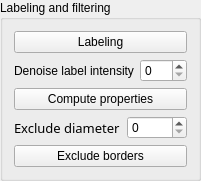
         <widget class="QGroupBox" name="groupBox_2">
          <property name="title">
           <string>Labeling and filtering</string>
          </property>
          <layout class="QVBoxLayout" name="verticalLayout_3">
           <item>
            <layout class="QHBoxLayout" name="horizontalLayout_8">
             <item>
              <widget class="QPushButton" name="ComputeLabels_bttn">
               <property name="sizePolicy">
                <sizepolicy hsizetype="Minimum" vsizetype="Fixed">
                 <horstretch>0</horstretch>
                 <verstretch>0</verstretch>
                </sizepolicy>
               </property>
               <property name="minimumSize">
                <size>
                 <width>96</width>
                 <height>0</height>
                </size>
               </property>
               <property name="maximumSize">
                <size>
                 <width>16777215</width>
                 <height>16777215</height>
                </size>
               </property>
               <property name="toolTip">
                <string>&lt;html&gt;&lt;head/&gt;&lt;body&gt;&lt;p&gt;&lt;span style=&quot; font-size:11pt;&quot;&gt;Perform determination of grain (labeling grains).&lt;/span&gt;&lt;/p&gt;&lt;/body&gt;&lt;/html&gt;</string>
               </property>
               <property name="text">
                <string>Labeling</string>
               </property>
               <property name="icon">
                <iconset>
                 <normaloff>../Traitement_stack/icons/run_icon.png</normaloff>../Traitement_stack/icons/run_icon.png</iconset>
               </property>
              </widget>
             </item>
            </layout>
           </item>
           <item>
            <layout class="QHBoxLayout" name="horizontalLayout_7">
             <item>
              <widget class="QLabel" name="label">
               <property name="styleSheet">
                <string notr="true">font: 10pt &quot;Noto Sans Cond&quot;;</string>
               </property>
               <property name="text">
                <string>Denoise label intensity</string>
               </property>
               <property name="alignment">
                <set>Qt::AlignCenter</set>
               </property>
              </widget>
             </item>
             <item>
              <widget class="QSpinBox" name="Den_spinbox">
               <property name="toolTip">
                <string>&lt;html&gt;&lt;head/&gt;&lt;body&gt;&lt;p&gt;Expand labels&lt;/p&gt;&lt;/body&gt;&lt;/html&gt;</string>
               </property>
               <property name="maximum">
                <number>100</number>
               </property>
               <property name="value">
                <number>0</number>
               </property>
              </widget>
             </item>
            </layout>
           </item>
           <item>
            <widget class="QPushButton" name="Grainsize_bttn">
             <property name="toolTip">
              <string>&lt;html&gt;&lt;head/&gt;&lt;body&gt;&lt;p&gt;Necessary after labeling or denoising&lt;/p&gt;&lt;/body&gt;&lt;/html&gt;</string>
             </property>
             <property name="text">
              <string>Compute properties</string>
             </property>
             <property name="icon">
              <iconset>
               <normaloff>TSG_icons/run_icon.png</normaloff>TSG_icons/run_icon.png</iconset>
             </property>
            </widget>
           </item>
           <item>
            <layout class="QHBoxLayout" name="horizontalLayout_4">
             <item alignment="Qt::AlignHCenter">
              <widget class="QLabel" name="label_filterdiameter">
               <property name="font">
                <font>
                 <family>Noto Sans Cond</family>
                 <pointsize>10</pointsize>
                 <weight>50</weight>
                 <italic>false</italic>
                 <bold>false</bold>
                </font>
               </property>
               <property name="styleSheet">
                <string notr="true">font: 10pt &quot;Noto Sans Cond&quot;;</string>
               </property>
               <property name="text">
                <string>Exclude diameter</string>
               </property>
              </widget>
             </item>
             <item>
              <widget class="QSpinBox" name="Filter_labelBox">
               <property name="sizePolicy">
                <sizepolicy hsizetype="Preferred" vsizetype="Fixed">
                 <horstretch>0</horstretch>
                 <verstretch>0</verstretch>
                </sizepolicy>
               </property>
               <property name="toolTip">
                <string>&lt;html&gt;&lt;head/&gt;&lt;body&gt;&lt;p&gt;Exclude labels with diameter (pxls) lower than the value&lt;/p&gt;&lt;/body&gt;&lt;/html&gt;</string>
               </property>
               <property name="maximum">
                <number>1000</number>
               </property>
               <property name="singleStep">
                <number>10</number>
               </property>
              </widget>
             </item>
            </layout>
           </item>
           <item>
            <widget class="QPushButton" name="exclude_border_bttn">
             <property name="toolTip">
              <string>&lt;html&gt;&lt;head/&gt;&lt;body&gt;&lt;p&gt;Exclude every labels on the edges&lt;/p&gt;&lt;/body&gt;&lt;/html&gt;</string>
             </property>
             <property name="text">
              <string>Exclude borders</string>
             </property>
             <property name="icon">
              <iconset>
               <normaloff>TSG_icons/run_icon.png</normaloff>TSG_icons/run_icon.png</iconset>
             </property>
            </widget>
           </item>
          </layout>
         </widget>
